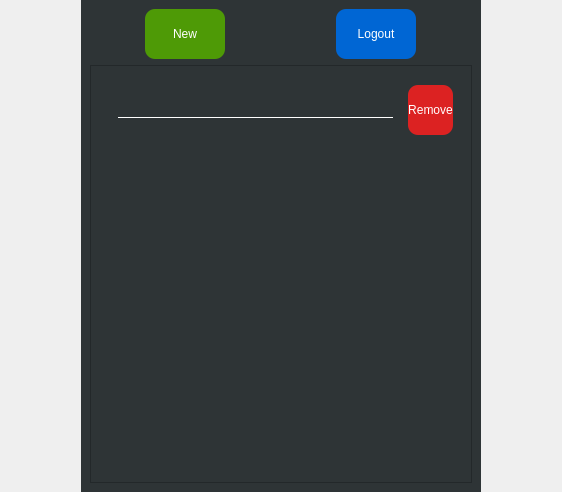
<?xml version="1.0" encoding="UTF-8"?>
<ui version="4.0">
 <class>Main</class>
 <widget class="QWidget" name="Main">
  <property name="geometry">
   <rect>
    <x>0</x>
    <y>0</y>
    <width>562</width>
    <height>492</height>
   </rect>
  </property>
  <property name="windowTitle">
   <string>todoApp</string>
  </property>
  <property name="styleSheet">
   <string notr="true">/* Global */
QLabel{
	color: rgb(255, 255, 255);
	font: 16px &quot;Open Sans&quot;;
}
QPushButton{
	color: rgb(255, 255, 255);
	font: 16px &quot;Open Sans&quot;;
}

/* Buttons */
QPushButton#pushButton_new{
	border-radius:10px;
	background-color: rgb(78, 154, 6);
}
QPushButton#pushButton_new:hover{
	background-color: rgb(78, 140, 6);
}
QPushButton#pushButton_new:pressed{
	background-color: rgb(78, 125, 6);
}
QPushButton#pushButton_remove{
	border-radius:10px;
	background-color: rgb(220, 34, 34);
}
QPushButton#pushButton_remove:hover{
	background-color: rgb(212, 26, 26);
}
QPushButton#pushButton_remove:pressed{
	background-color: rgb(201, 15, 15);
}
QPushButton#pushButton_logout{
	border-radius:10px;
	background-color: rgb(0, 102, 212);
}
QPushButton#pushButton_logout:hover{
	background-color: rgb(0, 88, 212);
}
QPushButton#pushButton_logout:pressed{
	background-color: rgb(0, 73, 212);
}

/* Content */
QScrollArea{
	background-color: rgb(46, 52, 54);
}
QWidget#scrollArea_content{
	background-color: rgb(46, 52, 54);
}
QFrame#frame_content{
	background-color: rgb(56, 62, 64);
}
QLineEdit#lineEdit_content{
	color:white;
	background-color: rgb(46, 52, 54);
	border:none;
	border-bottom:1px solid white;
}

/* Frames*/
QWidget#frame_login_up{
	background-color: #0066D4;
}
QWidget#frame_login_down{
	background-color: #003E7F;
}
QWidget#frame_login_left{
	background-color: qlineargradient(spread:pad, x1:0.5, y1:0, x2:0.5, y2:1, stop:0 		#0066D4, stop:1 #003E7F);
}
QWidget#frame_login_right{
	background-color: qlineargradient(spread:pad, x1:0.5, y1:0, x2:0.5, y2:1, stop:0 		#0066D4, stop:1 #003E7F);
}
QWidget#frame_login_main{
	background-color: rgb(46, 52, 54);
}</string>
  </property>
  <layout class="QVBoxLayout" name="verticalLayout">
   <property name="spacing">
    <number>0</number>
   </property>
   <property name="leftMargin">
    <number>0</number>
   </property>
   <property name="topMargin">
    <number>0</number>
   </property>
   <property name="rightMargin">
    <number>0</number>
   </property>
   <property name="bottomMargin">
    <number>0</number>
   </property>
   <item>
    <widget class="QFrame" name="frame_login_up">
     <property name="frameShape">
      <enum>QFrame::NoFrame</enum>
     </property>
     <property name="frameShadow">
      <enum>QFrame::Raised</enum>
     </property>
    </widget>
   </item>
   <item>
    <widget class="QFrame" name="frame_login_center">
     <property name="frameShape">
      <enum>QFrame::NoFrame</enum>
     </property>
     <property name="frameShadow">
      <enum>QFrame::Raised</enum>
     </property>
     <layout class="QHBoxLayout" name="horizontalLayout">
      <property name="spacing">
       <number>0</number>
      </property>
      <property name="leftMargin">
       <number>0</number>
      </property>
      <property name="topMargin">
       <number>0</number>
      </property>
      <property name="rightMargin">
       <number>0</number>
      </property>
      <property name="bottomMargin">
       <number>0</number>
      </property>
      <item>
       <widget class="QFrame" name="frame_login_left">
        <property name="styleSheet">
         <string notr="true"/>
        </property>
        <property name="frameShape">
         <enum>QFrame::NoFrame</enum>
        </property>
        <property name="frameShadow">
         <enum>QFrame::Raised</enum>
        </property>
       </widget>
      </item>
      <item>
       <widget class="QFrame" name="frame_login_main">
        <property name="minimumSize">
         <size>
          <width>400</width>
          <height>400</height>
         </size>
        </property>
        <property name="maximumSize">
         <size>
          <width>400</width>
          <height>800</height>
         </size>
        </property>
        <property name="frameShape">
         <enum>QFrame::NoFrame</enum>
        </property>
        <property name="frameShadow">
         <enum>QFrame::Raised</enum>
        </property>
        <layout class="QVBoxLayout" name="verticalLayout_2">
         <item>
          <widget class="QFrame" name="frame_2">
           <property name="minimumSize">
            <size>
             <width>0</width>
             <height>50</height>
            </size>
           </property>
           <property name="maximumSize">
            <size>
             <width>16777215</width>
             <height>50</height>
            </size>
           </property>
           <property name="frameShape">
            <enum>QFrame::NoFrame</enum>
           </property>
           <property name="frameShadow">
            <enum>QFrame::Raised</enum>
           </property>
           <layout class="QHBoxLayout" name="horizontalLayout_2">
            <property name="spacing">
             <number>0</number>
            </property>
            <property name="leftMargin">
             <number>0</number>
            </property>
            <property name="topMargin">
             <number>0</number>
            </property>
            <property name="rightMargin">
             <number>0</number>
            </property>
            <property name="bottomMargin">
             <number>0</number>
            </property>
            <item>
             <widget class="QFrame" name="frame_3">
              <property name="frameShape">
               <enum>QFrame::NoFrame</enum>
              </property>
              <property name="frameShadow">
               <enum>QFrame::Raised</enum>
              </property>
              <layout class="QHBoxLayout" name="horizontalLayout_3">
               <property name="spacing">
                <number>0</number>
               </property>
               <property name="leftMargin">
                <number>0</number>
               </property>
               <property name="topMargin">
                <number>0</number>
               </property>
               <property name="rightMargin">
                <number>0</number>
               </property>
               <property name="bottomMargin">
                <number>0</number>
               </property>
               <item>
                <widget class="QPushButton" name="pushButton_new">
                 <property name="minimumSize">
                  <size>
                   <width>0</width>
                   <height>50</height>
                  </size>
                 </property>
                 <property name="maximumSize">
                  <size>
                   <width>80</width>
                   <height>16777215</height>
                  </size>
                 </property>
                 <property name="text">
                  <string>New</string>
                 </property>
                </widget>
               </item>
              </layout>
             </widget>
            </item>
            <item>
             <widget class="QFrame" name="frame_5">
              <property name="frameShape">
               <enum>QFrame::NoFrame</enum>
              </property>
              <property name="frameShadow">
               <enum>QFrame::Raised</enum>
              </property>
              <layout class="QHBoxLayout" name="horizontalLayout_5">
               <property name="spacing">
                <number>0</number>
               </property>
               <property name="leftMargin">
                <number>0</number>
               </property>
               <property name="topMargin">
                <number>0</number>
               </property>
               <property name="rightMargin">
                <number>0</number>
               </property>
               <property name="bottomMargin">
                <number>0</number>
               </property>
               <item>
                <widget class="QPushButton" name="pushButton_logout">
                 <property name="minimumSize">
                  <size>
                   <width>0</width>
                   <height>50</height>
                  </size>
                 </property>
                 <property name="maximumSize">
                  <size>
                   <width>80</width>
                   <height>16777215</height>
                  </size>
                 </property>
                 <property name="text">
                  <string>Logout</string>
                 </property>
                </widget>
               </item>
              </layout>
             </widget>
            </item>
           </layout>
          </widget>
         </item>
         <item>
          <widget class="QScrollArea" name="scrollArea">
           <property name="sizePolicy">
            <sizepolicy hsizetype="Expanding" vsizetype="Expanding">
             <horstretch>0</horstretch>
             <verstretch>0</verstretch>
            </sizepolicy>
           </property>
           <property name="maximumSize">
            <size>
             <width>400</width>
             <height>800</height>
            </size>
           </property>
           <property name="widgetResizable">
            <bool>true</bool>
           </property>
           <widget class="QWidget" name="scrollArea_content">
            <property name="geometry">
             <rect>
              <x>0</x>
              <y>0</y>
              <width>384</width>
              <height>400</height>
             </rect>
            </property>
            <layout class="QVBoxLayout" name="verticalLayout_3">
             <item alignment="Qt::AlignTop">
              <widget class="QWidget" name="widget_content" native="true">
               <property name="minimumSize">
                <size>
                 <width>70</width>
                 <height>70</height>
                </size>
               </property>
               <property name="maximumSize">
                <size>
                 <width>700</width>
                 <height>70</height>
                </size>
               </property>
               <layout class="QHBoxLayout" name="horizontalLayout_4">
                <item>
                 <widget class="QFrame" name="frame_content_line">
                  <property name="frameShape">
                   <enum>QFrame::NoFrame</enum>
                  </property>
                  <property name="frameShadow">
                   <enum>QFrame::Raised</enum>
                  </property>
                  <layout class="QVBoxLayout" name="verticalLayout_7">
                   <item>
                    <widget class="QLineEdit" name="lineEdit_content"/>
                   </item>
                  </layout>
                 </widget>
                </item>
                <item>
                 <widget class="QFrame" name="frame_content_btn">
                  <property name="minimumSize">
                   <size>
                    <width>0</width>
                    <height>0</height>
                   </size>
                  </property>
                  <property name="maximumSize">
                   <size>
                    <width>80</width>
                    <height>16777215</height>
                   </size>
                  </property>
                  <property name="frameShape">
                   <enum>QFrame::NoFrame</enum>
                  </property>
                  <property name="frameShadow">
                   <enum>QFrame::Raised</enum>
                  </property>
                  <layout class="QVBoxLayout" name="verticalLayout_6">
                   <property name="spacing">
                    <number>0</number>
                   </property>
                   <property name="leftMargin">
                    <number>0</number>
                   </property>
                   <property name="topMargin">
                    <number>0</number>
                   </property>
                   <property name="rightMargin">
                    <number>0</number>
                   </property>
                   <property name="bottomMargin">
                    <number>0</number>
                   </property>
                   <item>
                    <widget class="QPushButton" name="pushButton_remove">
                     <property name="minimumSize">
                      <size>
                       <width>0</width>
                       <height>50</height>
                      </size>
                     </property>
                     <property name="maximumSize">
                      <size>
                       <width>80</width>
                       <height>16777215</height>
                      </size>
                     </property>
                     <property name="text">
                      <string>Remove</string>
                     </property>
                    </widget>
                   </item>
                  </layout>
                 </widget>
                </item>
               </layout>
              </widget>
             </item>
            </layout>
           </widget>
          </widget>
         </item>
        </layout>
       </widget>
      </item>
      <item>
       <widget class="QFrame" name="frame_login_right">
        <property name="frameShape">
         <enum>QFrame::NoFrame</enum>
        </property>
        <property name="frameShadow">
         <enum>QFrame::Raised</enum>
        </property>
       </widget>
      </item>
     </layout>
    </widget>
   </item>
   <item>
    <widget class="QFrame" name="frame_login_down">
     <property name="frameShape">
      <enum>QFrame::NoFrame</enum>
     </property>
     <property name="frameShadow">
      <enum>QFrame::Raised</enum>
     </property>
    </widget>
   </item>
  </layout>
 </widget>
 <resources/>
 <connections/>
</ui>
